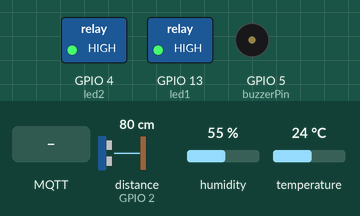
Simulated run of this sketch. Board: ESP32. On the bench: switched loads named in the sketch (green lamp = pin HIGH), buzzer (waves = sounding). Wiring (from diagram.json): ultrasonic range finder: trigger GPIO 15; echo GPIO 2. Inputs (shaded band) come from the test bench; at power-on: temperature 24 °C, distance to the obstacle (sensor on GPIO 2) 80 cm, humidity 55 %. The echo pulse lasts 58.3 µs per cm; WiFi joins after 1.5 s; servers stay silent unless stated; no MQTT or app messages arrive unless stated; pins used as bus, display or sensor lines are not drawn; what the sketch prints to the serial monitor is not drawn.

Above: at 2.7 s.
2.8 s: temperature set to 39.6 °C
5.8 s: temperature set to 40.7 °C
8.8 s: distance to the obstacle (sensor on GPIO 2) set to 2 cm
At 10.72 s:
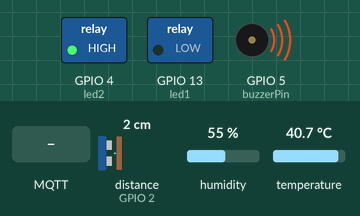
11.8 s: MQTT message "onOff" arrives on the first subscribed topic
At 12.4 s:
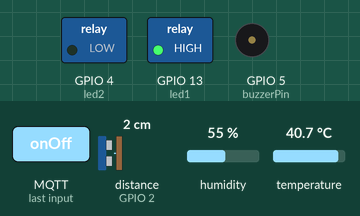
13.4 s: temperature set to 12 °C
At 14.7 s:
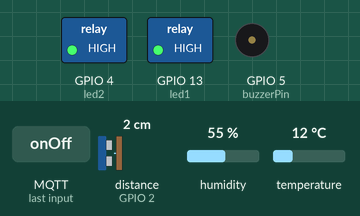
Timing chart, 0 to 16.4 s (numbered marks = the images above; inputs shaded):
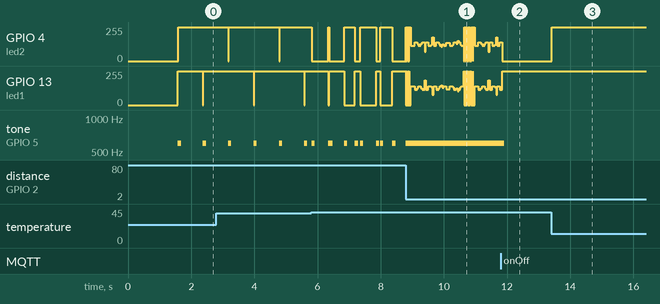

Measured:
- after the input at 8.8 s, tone on GPIO 5 (buzzerPin): stops changing and stays 600 Hz
- after the input at 11.8 s, tone on GPIO 5 (buzzerPin): 600 Hz → silent after 0.11 s
- after the input at 13.4 s, GPIO 4 (led2): 0/255 → 255/255 at once
- by itself, tone on GPIO 5 (buzzerPin): plays 600 Hz for 0.10 s, 600 Hz for 0.15 s, 600 Hz for 0.10 s, 600 Hz for 0.10 s, 600 Hz for 0.10 s, 600 Hz for 0.10 s … (9 notes in this stretch)

The sketch:

sketch.ino
```cpp
#include <WiFi.h>
#include <PubSubClient.h>
#include "DHTesp.h"

const char* ssid = "Wokwi-GUEST";
const char* password = "";
//***Set server***
const char* mqttServer = "broker.mqtt-dashboard.com";
WiFiClient espClient;
PubSubClient client(espClient);

//Init val
int port = 1883;
int trigPin = 15;
int echoPin = 2;
int DHTPin = 12;
int buzzerPin = 5;
int distanceToAlarm=100;
int led1 = 13;
int led2 = 4;
int ledState1 = LOW;
int ledState2 = LOW;
bool isOn = true;
unsigned long previousMillis = 0;
unsigned long previousMillis1 = 0;
unsigned long previousMillis2 = 0;
unsigned long previousMillis3 = 0;


DHTesp dhtSensor;

void wifiConnect() {
  WiFi.begin(ssid, password);
  while (WiFi.status() != WL_CONNECTED) {
    delay(500);
    Serial.print(".");
  }
  Serial.println(" Connected!");
}

void mqttReconnect() {
  while(!client.connected()) {
    Serial.println("Attemping MQTT connection...");
    //***Change "123456789" by your student id***
    if(client.connect("438_542_627")) {
      Serial.println("connected");

      //***Subscribe all topic you need***
      client.subscribe("438_542_627/text");
      client.subscribe("438_542_627/ledAndBuzzer");
    }
    else {
      Serial.println("try again in 5 seconds");
      delay(5000);
    }
  }
}

void setup() {
  dhtSensor.setup(DHTPin, DHTesp::DHT22);
  pinMode(trigPin, OUTPUT);
  pinMode(echoPin, INPUT);
  pinMode(led1, OUTPUT);
  pinMode(led2, OUTPUT);

  Serial.begin(9600);
  Serial.print("Connecting to WiFi");

  wifiConnect();
  client.setServer(mqttServer, port);
  client.setCallback(callback);
}

//MQTT Receiver
void callback(char* topic, byte* message, unsigned int length) {
  //Serial.println(topic);
  String strMsg;
  for(int i=0; i<length; i++) {
    strMsg += (char)message[i];
  }
  //Serial.println(strMsg);
  //***Insert code here to control other devices***
  if(strMsg == "onOff"){
    isOn = !isOn;
    Serial.println(isOn);
  }else{
    distanceToAlarm = strMsg.toInt();
    Serial.print("Changed distance to: ");
    Serial.println(distanceToAlarm);
  }

}

long getDistance(){
  digitalWrite(trigPin, LOW);
  delayMicroseconds(2);
  digitalWrite(trigPin, HIGH);
  delayMicroseconds(10);
  digitalWrite(trigPin, LOW);
  long duration = pulseIn(echoPin, HIGH);
  long distanceCm=duration*0.034/2;
  return distanceCm;
}

void loop() {
  //Connect to wifi
  if(!client.connected()) {
    mqttReconnect();
  }
  client.loop();

  //Get distance and send to node red
  long distanceR=getDistance();
  char dist[50];
  char temp[50];
  char humi[50];
  char allData[100];
  unsigned long currentMillis = millis();
  TempAndHumidity data = dhtSensor.getTempAndHumidity();

  if (currentMillis - previousMillis >= 1000){
    previousMillis = currentMillis;
    sprintf(dist, "%d",distanceR);
    client.publish("438_542_627/disN", dist);
    Serial.println("Distance: " + String(distanceR));

    //Send Temperature and Humidity
    Serial.println("Temperature: " + String(data.temperature, 2) + "℃");
    sprintf(temp, "%.2f",data.temperature);
    client.publish("438_542_627/temp", temp);

    Serial.println("Humidity: " + String(data.humidity, 1) + "%");
    sprintf(humi, "%.2f",data.humidity);
    client.publish("438_542_627/humi", humi);

    strcpy(allData, dist);
    strcat(allData, ",");
    strcat(allData, temp);
    strcat(allData, ",");
    strcat(allData, humi);
    Serial.println(allData);
    client.publish("438_542_627/allData", allData);
    Serial.println("---");
  }

  if (currentMillis - previousMillis3 >= 60000){
    previousMillis3 = currentMillis;
    sprintf(dist, "%d",distanceR);
    sprintf(temp, "%.2f",data.temperature);
    sprintf(humi, "%.2f",data.humidity);

    strcpy(allData, dist);
    strcat(allData, ",");
    strcat(allData, temp);
    strcat(allData, ",");
    strcat(allData, humi);
    client.publish("438_542_627/allDataAfter1Minute", allData);
  }

  if(data.temperature < 40){
    digitalWrite(led1, HIGH);
    digitalWrite(led2, HIGH);
  }

  if (isOn){
    if(distanceR < distanceToAlarm){
      if (currentMillis - previousMillis1 >= distanceR*10) {
        previousMillis1 = currentMillis;

        if (ledState1 == LOW) {
          ledState1 = HIGH;
          ledState2 = LOW;
        } else {
          ledState1 = LOW;
          ledState2 = HIGH;
        }

        digitalWrite(led1, ledState1);
        digitalWrite(led2, ledState2);
        tone(buzzerPin, 600, 100);
      }
    }

    if(data.temperature >= 40){
      if (currentMillis - previousMillis2 >= 500) {
        previousMillis2 = currentMillis;

        if (ledState1 == LOW) {
          ledState1 = HIGH;
          ledState2 = LOW;
        } else {
          ledState1 = LOW;
          ledState2 = HIGH;
        }

        digitalWrite(led1, ledState1);
        digitalWrite(led2, ledState2);
        tone(buzzerPin, 600, 100);
      }
    }
  }
}
```
